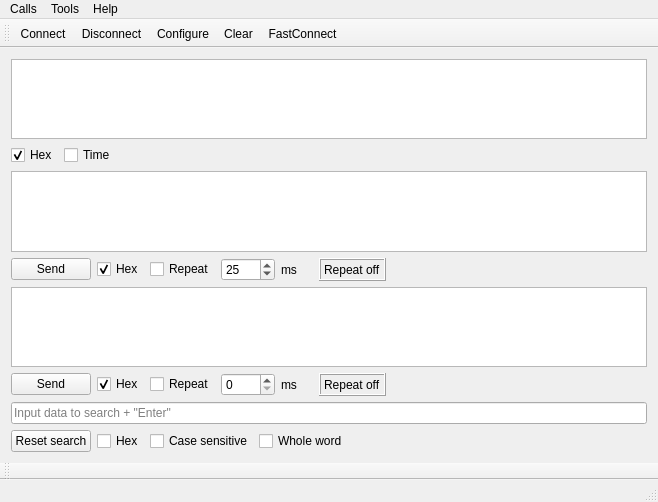
<?xml version="1.0" encoding="UTF-8"?>
<ui version="4.0">
 <class>MainWindow</class>
 <widget class="QMainWindow" name="MainWindow">
  <property name="geometry">
   <rect>
    <x>0</x>
    <y>0</y>
    <width>658</width>
    <height>502</height>
   </rect>
  </property>
  <property name="acceptDrops">
   <bool>false</bool>
  </property>
  <property name="windowTitle">
   <string>Test terminal</string>
  </property>
  <widget class="QWidget" name="centralWidget">
   <layout class="QVBoxLayout" name="verticalLayout">
    <item>
     <layout class="QGridLayout" name="gridLayout">
      <item row="1" column="0">
       <widget class="QCheckBox" name="hexInConsoleCheckBox">
        <property name="text">
         <string>Hex</string>
        </property>
        <property name="checked">
         <bool>true</bool>
        </property>
       </widget>
      </item>
      <item row="1" column="1">
       <widget class="QCheckBox" name="timeCheckBox">
        <property name="text">
         <string>Time</string>
        </property>
       </widget>
      </item>
      <item row="1" column="2">
       <spacer name="horizontalSpacer_3">
        <property name="orientation">
         <enum>Qt::Horizontal</enum>
        </property>
        <property name="sizeHint" stdset="0">
         <size>
          <width>40</width>
          <height>20</height>
         </size>
        </property>
       </spacer>
      </item>
      <item row="0" column="0" colspan="3">
       <widget class="QPlainTextEdit" name="plainTextEdit_3">
        <property name="textInteractionFlags">
         <set>Qt::TextSelectableByKeyboard|Qt::TextSelectableByMouse</set>
        </property>
       </widget>
      </item>
     </layout>
    </item>
    <item>
     <layout class="QGridLayout" name="gridLayout_4">
      <item row="1" column="4">
       <widget class="QLabel" name="label">
        <property name="text">
         <string>ms</string>
        </property>
       </widget>
      </item>
      <item row="1" column="1">
       <widget class="QCheckBox" name="HexCheckBox">
        <property name="text">
         <string>Hex</string>
        </property>
        <property name="checked">
         <bool>true</bool>
        </property>
       </widget>
      </item>
      <item row="1" column="3">
       <widget class="QSpinBox" name="spinBox">
        <property name="layoutDirection">
         <enum>Qt::LeftToRight</enum>
        </property>
        <property name="maximum">
         <number>9999</number>
        </property>
        <property name="value">
         <number>25</number>
        </property>
       </widget>
      </item>
      <item row="1" column="0">
       <widget class="QPushButton" name="sendButton">
        <property name="text">
         <string>Send</string>
        </property>
       </widget>
      </item>
      <item row="1" column="6">
       <widget class="QLabel" name="repeat_label">
        <property name="frameShape">
         <enum>QFrame::Box</enum>
        </property>
        <property name="frameShadow">
         <enum>QFrame::Raised</enum>
        </property>
        <property name="text">
         <string>Repeat off</string>
        </property>
       </widget>
      </item>
      <item row="1" column="2">
       <widget class="QCheckBox" name="repeatCheckBox">
        <property name="text">
         <string>Repeat</string>
        </property>
       </widget>
      </item>
      <item row="0" column="0" colspan="8">
       <widget class="QPlainTextEdit" name="plainTextEdit"/>
      </item>
      <item row="1" column="7">
       <spacer name="horizontalSpacer">
        <property name="orientation">
         <enum>Qt::Horizontal</enum>
        </property>
        <property name="sizeHint" stdset="0">
         <size>
          <width>40</width>
          <height>20</height>
         </size>
        </property>
       </spacer>
      </item>
      <item row="1" column="5">
       <spacer name="horizontalSpacer_4">
        <property name="orientation">
         <enum>Qt::Horizontal</enum>
        </property>
        <property name="sizeType">
         <enum>QSizePolicy::Fixed</enum>
        </property>
        <property name="sizeHint" stdset="0">
         <size>
          <width>10</width>
          <height>20</height>
         </size>
        </property>
       </spacer>
      </item>
     </layout>
    </item>
    <item>
     <layout class="QGridLayout" name="gridLayout_2">
      <item row="1" column="0">
       <widget class="QPushButton" name="sendButton2">
        <property name="text">
         <string>Send</string>
        </property>
       </widget>
      </item>
      <item row="1" column="2">
       <widget class="QCheckBox" name="checkBox_2">
        <property name="text">
         <string>Repeat</string>
        </property>
       </widget>
      </item>
      <item row="1" column="1">
       <widget class="QCheckBox" name="checkBox">
        <property name="text">
         <string>Hex</string>
        </property>
        <property name="checked">
         <bool>true</bool>
        </property>
       </widget>
      </item>
      <item row="1" column="4">
       <widget class="QLabel" name="label_2">
        <property name="text">
         <string>ms</string>
        </property>
       </widget>
      </item>
      <item row="1" column="3">
       <widget class="QSpinBox" name="spinBox_2">
        <property name="maximum">
         <number>9999</number>
        </property>
       </widget>
      </item>
      <item row="1" column="7">
       <spacer name="horizontalSpacer_2">
        <property name="orientation">
         <enum>Qt::Horizontal</enum>
        </property>
        <property name="sizeHint" stdset="0">
         <size>
          <width>40</width>
          <height>20</height>
         </size>
        </property>
       </spacer>
      </item>
      <item row="1" column="6">
       <widget class="QLabel" name="label_3">
        <property name="frameShape">
         <enum>QFrame::Box</enum>
        </property>
        <property name="frameShadow">
         <enum>QFrame::Raised</enum>
        </property>
        <property name="text">
         <string>Repeat off</string>
        </property>
       </widget>
      </item>
      <item row="0" column="0" colspan="8">
       <widget class="QPlainTextEdit" name="plainTextEdit_2"/>
      </item>
      <item row="1" column="5">
       <spacer name="horizontalSpacer_5">
        <property name="orientation">
         <enum>Qt::Horizontal</enum>
        </property>
        <property name="sizeType">
         <enum>QSizePolicy::Fixed</enum>
        </property>
        <property name="sizeHint" stdset="0">
         <size>
          <width>10</width>
          <height>20</height>
         </size>
        </property>
       </spacer>
      </item>
     </layout>
    </item>
    <item>
     <layout class="QGridLayout" name="gridLayout_5">
      <property name="sizeConstraint">
       <enum>QLayout::SetMinAndMaxSize</enum>
      </property>
      <property name="topMargin">
       <number>0</number>
      </property>
      <property name="bottomMargin">
       <number>0</number>
      </property>
      <item row="1" column="0">
       <widget class="QPushButton" name="searchResetButton">
        <property name="text">
         <string>Reset search</string>
        </property>
       </widget>
      </item>
      <item row="1" column="1">
       <widget class="QCheckBox" name="hexSearchCheckBox">
        <property name="text">
         <string>Hex</string>
        </property>
       </widget>
      </item>
      <item row="0" column="0" colspan="5">
       <widget class="QLineEdit" name="lineEdit">
        <property name="text">
         <string/>
        </property>
        <property name="placeholderText">
         <string>Input data to search + &quot;Enter&quot;</string>
        </property>
       </widget>
      </item>
      <item row="1" column="2">
       <widget class="QCheckBox" name="caseSensCheckBox">
        <property name="text">
         <string>Case sensitive</string>
        </property>
       </widget>
      </item>
      <item row="1" column="4">
       <spacer name="horizontalSpacer_6">
        <property name="orientation">
         <enum>Qt::Horizontal</enum>
        </property>
        <property name="sizeHint" stdset="0">
         <size>
          <width>40</width>
          <height>20</height>
         </size>
        </property>
       </spacer>
      </item>
      <item row="1" column="3">
       <widget class="QCheckBox" name="wholeWordCheckBox">
        <property name="text">
         <string>Whole word</string>
        </property>
       </widget>
      </item>
     </layout>
    </item>
   </layout>
  </widget>
  <widget class="QMenuBar" name="menuBar">
   <property name="geometry">
    <rect>
     <x>0</x>
     <y>0</y>
     <width>658</width>
     <height>21</height>
    </rect>
   </property>
   <widget class="QMenu" name="menuCalls">
    <property name="title">
     <string>Calls</string>
    </property>
    <addaction name="actionConnect"/>
    <addaction name="actionDisconnect"/>
    <addaction name="actionFastConnect"/>
    <addaction name="separator"/>
    <addaction name="actionQuit"/>
   </widget>
   <widget class="QMenu" name="menuTools">
    <property name="title">
     <string>Tools</string>
    </property>
    <addaction name="actionConfigure"/>
    <addaction name="actionClear"/>
   </widget>
   <widget class="QMenu" name="menuHelp">
    <property name="title">
     <string>Help</string>
    </property>
    <addaction name="actionAbout"/>
    <addaction name="actionAboutQt"/>
   </widget>
   <addaction name="menuCalls"/>
   <addaction name="menuTools"/>
   <addaction name="menuHelp"/>
  </widget>
  <widget class="QToolBar" name="mainToolBar">
   <attribute name="toolBarArea">
    <enum>TopToolBarArea</enum>
   </attribute>
   <attribute name="toolBarBreak">
    <bool>false</bool>
   </attribute>
   <addaction name="actionConnect"/>
   <addaction name="actionDisconnect"/>
   <addaction name="actionConfigure"/>
   <addaction name="actionClear"/>
   <addaction name="actionFastConnect"/>
  </widget>
  <widget class="QStatusBar" name="statusBar"/>
  <widget class="QToolBar" name="toolBar">
   <property name="windowTitle">
    <string>toolBar</string>
   </property>
   <attribute name="toolBarArea">
    <enum>BottomToolBarArea</enum>
   </attribute>
   <attribute name="toolBarBreak">
    <bool>false</bool>
   </attribute>
  </widget>
  <action name="actionAbout">
   <property name="text">
    <string>&amp;About</string>
   </property>
   <property name="toolTip">
    <string>About program</string>
   </property>
   <property name="shortcut">
    <string>Alt+A</string>
   </property>
  </action>
  <action name="actionAboutQt">
   <property name="text">
    <string>About Qt</string>
   </property>
  </action>
  <action name="actionConnect">
   <property name="icon">
    <iconset resource="terminal.qrc">
     <normaloff>:/images/connect.png</normaloff>:/images/connect.png</iconset>
   </property>
   <property name="text">
    <string>C&amp;onnect</string>
   </property>
   <property name="toolTip">
    <string>Connect to serial port</string>
   </property>
   <property name="shortcut">
    <string>Ctrl+O</string>
   </property>
  </action>
  <action name="actionDisconnect">
   <property name="icon">
    <iconset resource="terminal.qrc">
     <normaloff>:/images/disconnect.png</normaloff>:/images/disconnect.png</iconset>
   </property>
   <property name="text">
    <string>&amp;Disconnect</string>
   </property>
   <property name="toolTip">
    <string>Disconnect from serial port</string>
   </property>
   <property name="shortcut">
    <string>Ctrl+D</string>
   </property>
  </action>
  <action name="actionConfigure">
   <property name="icon">
    <iconset resource="terminal.qrc">
     <normaloff>:/images/settings.png</normaloff>:/images/settings.png</iconset>
   </property>
   <property name="text">
    <string>&amp;Configure</string>
   </property>
   <property name="toolTip">
    <string>Configure serial port</string>
   </property>
   <property name="shortcut">
    <string>Alt+C</string>
   </property>
  </action>
  <action name="actionClear">
   <property name="icon">
    <iconset resource="terminal.qrc">
     <normaloff>:/images/clear.png</normaloff>:/images/clear.png</iconset>
   </property>
   <property name="text">
    <string>C&amp;lear</string>
   </property>
   <property name="toolTip">
    <string>Clear data</string>
   </property>
   <property name="shortcut">
    <string>Alt+L</string>
   </property>
  </action>
  <action name="actionQuit">
   <property name="icon">
    <iconset resource="terminal.qrc">
     <normaloff>:/images/application-exit.png</normaloff>:/images/application-exit.png</iconset>
   </property>
   <property name="text">
    <string>&amp;Quit</string>
   </property>
   <property name="shortcut">
    <string>Ctrl+Q</string>
   </property>
  </action>
  <action name="actionFastConnect">
   <property name="icon">
    <iconset>
     <normaloff>images/connect.png</normaloff>images/connect.png</iconset>
   </property>
   <property name="text">
    <string>FastConnect</string>
   </property>
   <property name="toolTip">
    <string>Preconfigured connect</string>
   </property>
   <property name="shortcut">
    <string>Ctrl+F</string>
   </property>
  </action>
 </widget>
 <layoutdefault spacing="6" margin="11"/>
 <resources>
  <include location="terminal.qrc"/>
 </resources>
 <connections/>
</ui>
